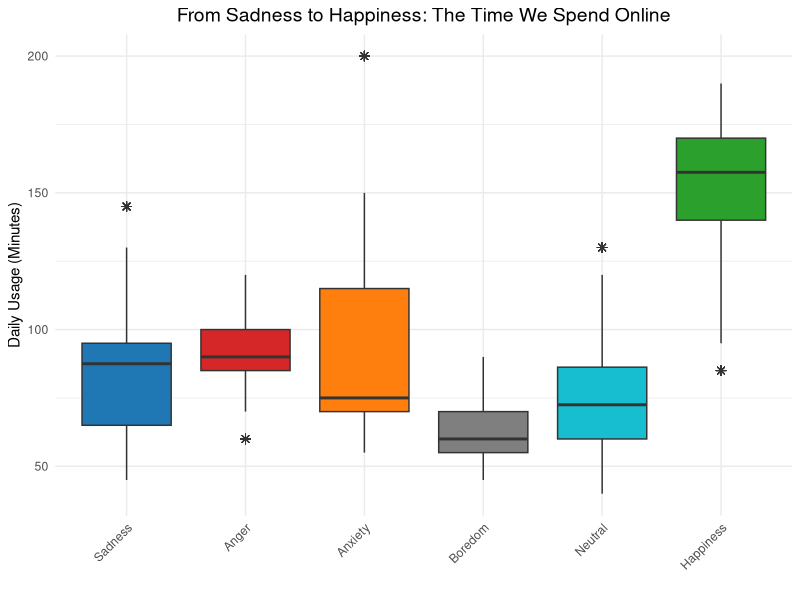
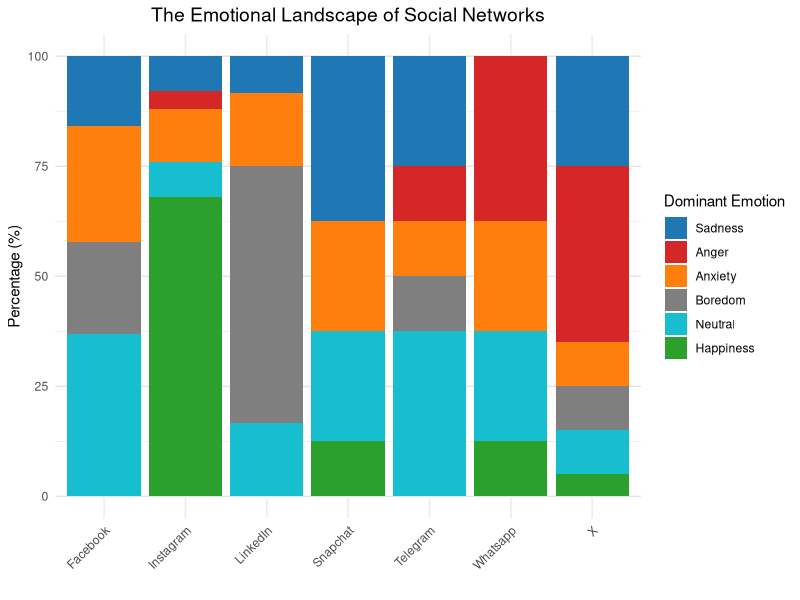
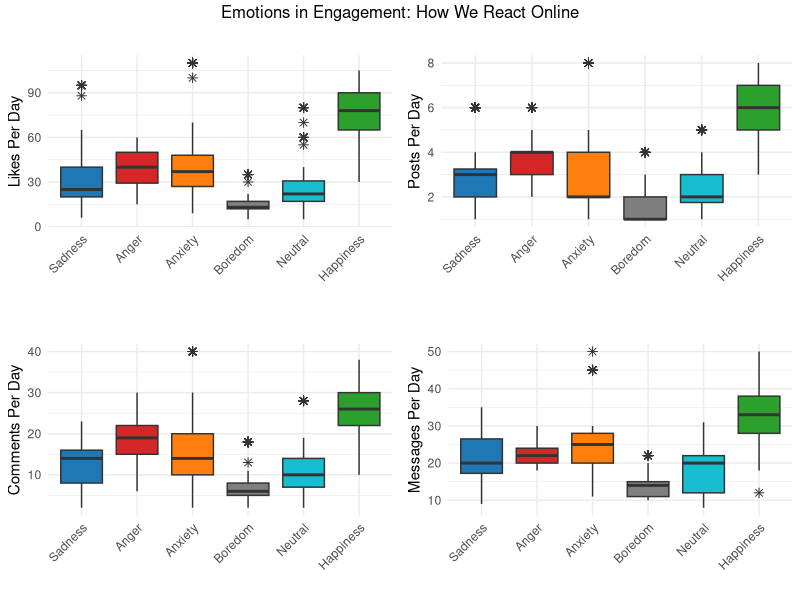
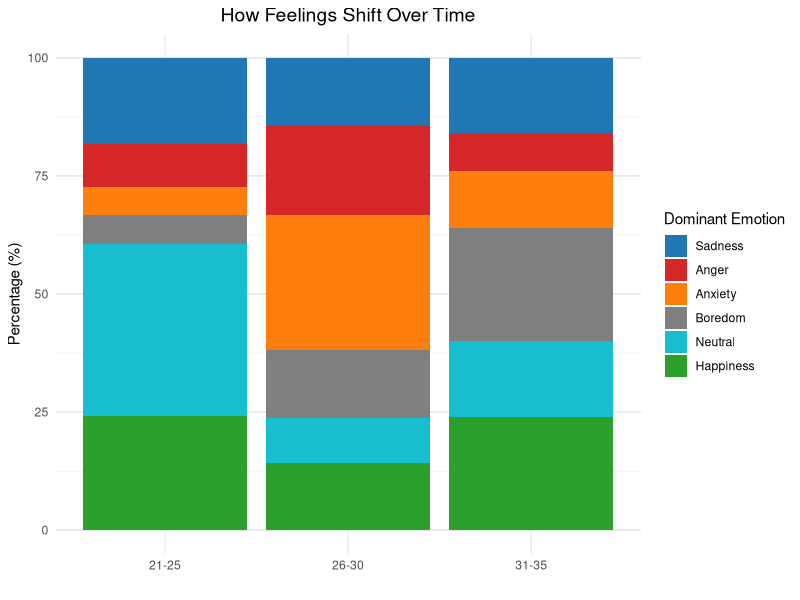
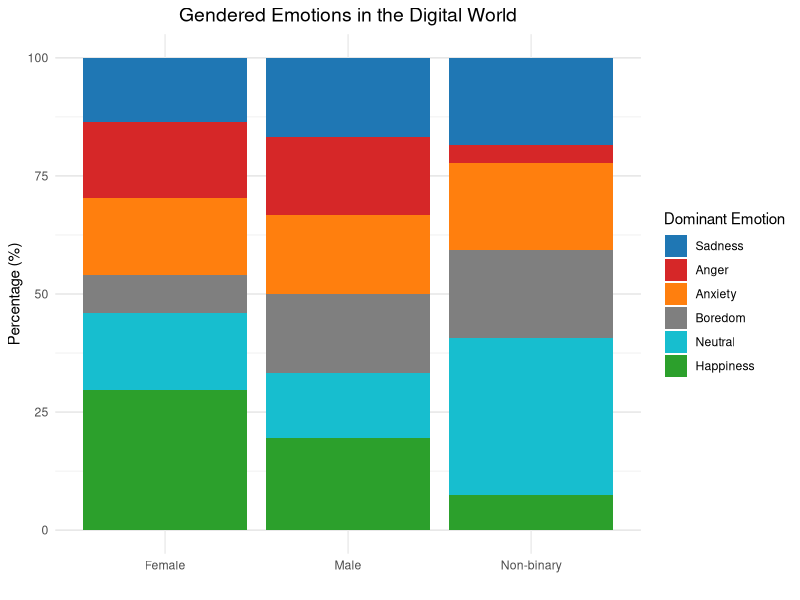
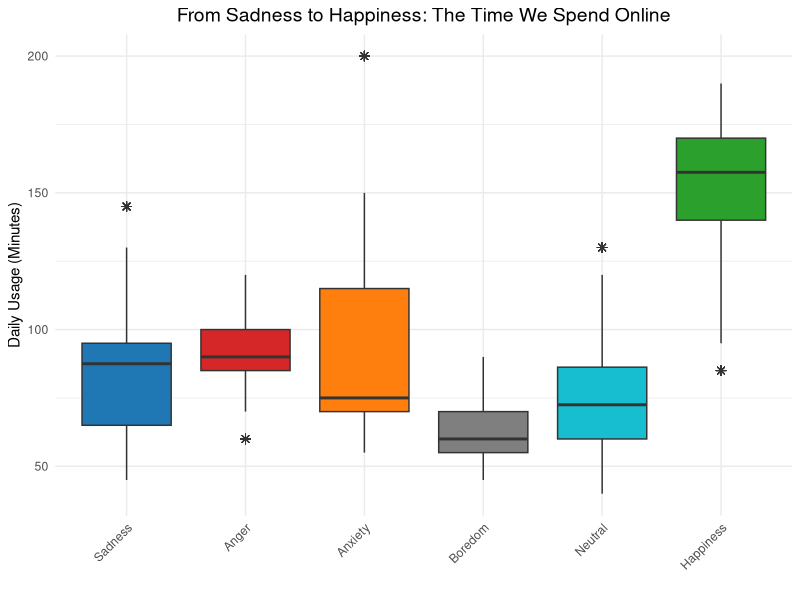
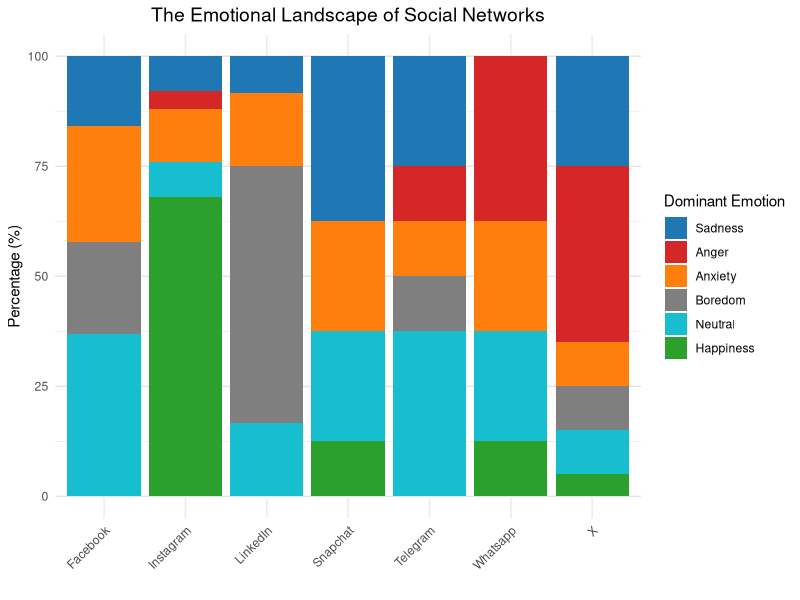
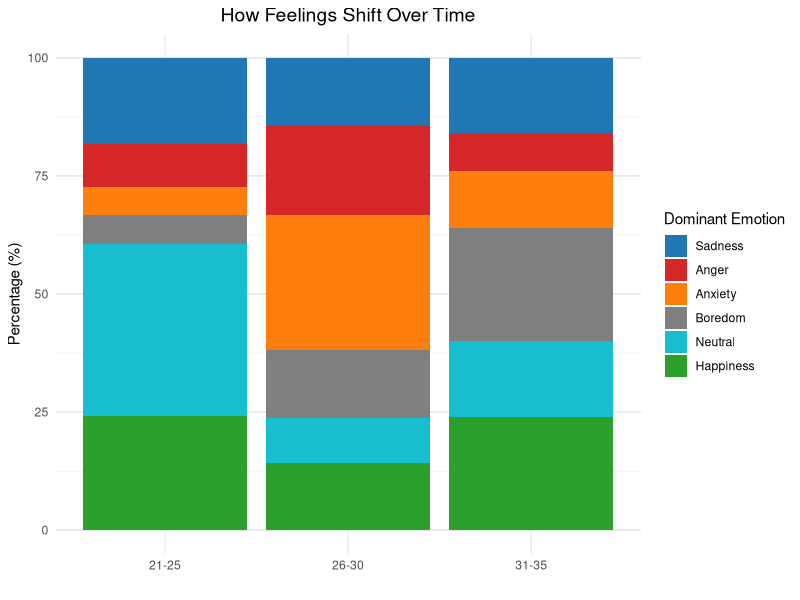

These figures' R source, in order:
# Install and load required libraries
pkgs <- c("tidyverse", "gridExtra", "knitr")
invisible(lapply(pkgs, function(pkg) if (!require(pkg, character.only = TRUE)) install.packages(pkg)))
lapply(pkgs, library, character.only = TRUE)

# Load dataset
data <- read.csv("train.csv")

# Define color palette for emotions (intuitive, colorblind-friendly)
emotion_colors <- c("Sadness" = "#1F77B4", "Anger" = "#D62728", "Anxiety" = "#FF7F0E",
                    "Boredom" = "#7F7F7F", "Neutral" = "#17BECF", "Happiness" = "#2CA02C")

# Define emotion order
emotion_order <- c("Sadness", "Anger", "Anxiety", "Boredom", "Neutral", "Happiness")

# Daily Usage by Dominant Emotion: Boxplot of Usage Time By Emotion
p_usage_emotion <- ggplot(data, aes(x = factor(dominant_emotion, levels = emotion_order), 
                                    y = daily_usage_time_minutes, fill = dominant_emotion)) +
  geom_boxplot(outlier.shape = 8, outlier.size = 2) +
  scale_fill_manual(values = emotion_colors) +
  theme_minimal() +
  labs(title = "From Sadness to Happiness: The Time We Spend Online", x = "", y = "Daily Usage (Minutes)") +
  theme(legend.position = "none", plot.title = element_text(hjust = 0.5, size = 14),
        axis.text.x = element_text(angle = 45, hjust = 1))

print(p_usage_emotion)
ggsave("usage_time_by_emotion.png", p_usage_emotion, width = 8, height = 6, dpi = 300)

# Emotion Distribution by Platform: Percentage of emotions per platform
platform_emotion <- data %>%
  group_by(platform, dominant_emotion) %>%
  summarise(count = n(), .groups = "drop") %>%
  group_by(platform) %>%
  mutate(percentage = count / sum(count) * 100,
         dominant_emotion = factor(dominant_emotion, levels = emotion_order))

p_platform_emotion <- ggplot(platform_emotion, aes(x = platform, y = percentage, fill = dominant_emotion)) +
  geom_bar(stat = "identity") +
  scale_fill_manual(values = emotion_colors) +
  theme_minimal() +
  theme(panel.grid.major.y = element_line(color = "grey90")) +
  labs(title = "The Emotional Landscape of Social Networks", x = "", y = "Percentage (%)", fill = "Dominant Emotion") +
  theme(plot.title = element_text(hjust = 0.5, size = 14), axis.text.x = element_text(angle = 45, hjust = 1))

print(p_platform_emotion)
ggsave("emotion_by_platform.png", p_platform_emotion, width = 8, height = 6, dpi = 300)

# Define custom theme for engagement plots
custom_theme <- theme_minimal() +
  theme(legend.position = "none", plot.title = element_text(hjust = 0.5, size = 12),
        axis.text.x = element_text(angle = 45, hjust = 1))

# Function to create boxplots for engagement metrics
create_boxplot <- function(data, y_var, y_label) {
  ggplot(data, aes(x = factor(dominant_emotion, levels = emotion_order), 
                   y = !!sym(y_var), fill = dominant_emotion)) +
    geom_boxplot(outlier.shape = 8, outlier.size = 2) +
    scale_fill_manual(values = emotion_colors) +
    labs(title = "", x = "", y = y_label) +
    custom_theme
}

# Create individual engagement plots
p_likes <- create_boxplot(data, "likes_received_per_day", "Likes Per Day")
p_posts <- create_boxplot(data, "posts_per_day", "Posts Per Day")
p_comments <- create_boxplot(data, "comments_received_per_day", "Comments Per Day")
p_messages <- create_boxplot(data, "messages_sent_per_day", "Messages Per Day")

# Arrange and save engagement plots
engagement_grid <- arrangeGrob(p_likes, p_posts, p_comments, p_messages, ncol = 2,
                               top = "Emotions in Engagement: How We React Online")
grid.arrange(engagement_grid)
ggsave("engagement_metrics.png", engagement_grid, width = 10, height = 8, dpi = 300)

# Emotion Distribution by Age Group: Percentage of emotions per age group
age_emotion <- data %>%
  group_by(age_group, dominant_emotion) %>%
  summarise(count = n(), .groups = "drop") %>%
  group_by(age_group) %>%
  mutate(percentage = count / sum(count) * 100,
         dominant_emotion = factor(dominant_emotion, levels = emotion_order))

p_age_emotion <- ggplot(age_emotion, aes(x = age_group, y = percentage, fill = dominant_emotion)) +
  geom_bar(stat = "identity") +
  scale_fill_manual(values = emotion_colors) +
  theme_minimal() +
  theme(panel.grid.major.y = element_line(color = "grey90")) +
  labs(title = "How Feelings Shift Over Time", x = "", y = "Percentage (%)", fill = "Dominant Emotion") +
  theme(plot.title = element_text(hjust = 0.5, size = 14))

print(p_age_emotion)
ggsave("emotion_by_age_group.png", p_age_emotion, width = 8, height = 6, dpi = 300)

# Emotion Distribution by Gender: Percentage of emotions per gender
gender_emotion <- data %>%
  group_by(gender, dominant_emotion) %>%
  summarise(count = n(), .groups = "drop") %>%
  group_by(gender) %>%
  mutate(percentage = count / sum(count) * 100,
         dominant_emotion = factor(dominant_emotion, levels = emotion_order))

p_gender_emotion <- ggplot(gender_emotion, aes(x = gender, y = percentage, fill = dominant_emotion)) +
  geom_bar(stat = "identity") +
  scale_fill_manual(values = emotion_colors) +
  theme_minimal() +
  theme(panel.grid.major.y = element_line(color = "grey90")) +
  labs(title = "Gendered Emotions in the Digital World", x = "", y = "Percentage (%)", fill = "Dominant Emotion") +
  theme(plot.title = element_text(hjust = 0.5, size = 14))

print(p_gender_emotion)
ggsave("emotion_by_gender.png", p_gender_emotion, width = 8, height = 6, dpi = 300)

# Summary Statistics Table: Mean metrics by dominant emotion
summary_stats <- data %>%
  group_by(dominant_emotion) %>%
  summarise(Avg_Usage_Time = mean(daily_usage_time_minutes),
            Avg_Posts = mean(posts_per_day),
            Avg_Likes = mean(likes_received_per_day),
            Avg_Comments = mean(comments_received_per_day),
            Avg_Messages = mean(messages_sent_per_day)) %>%
  arrange(factor(dominant_emotion, levels = emotion_order))

print(summary_stats)
kable(summary_stats, caption = "Summary Statistics by Dominant Emotion", digits = 1)
